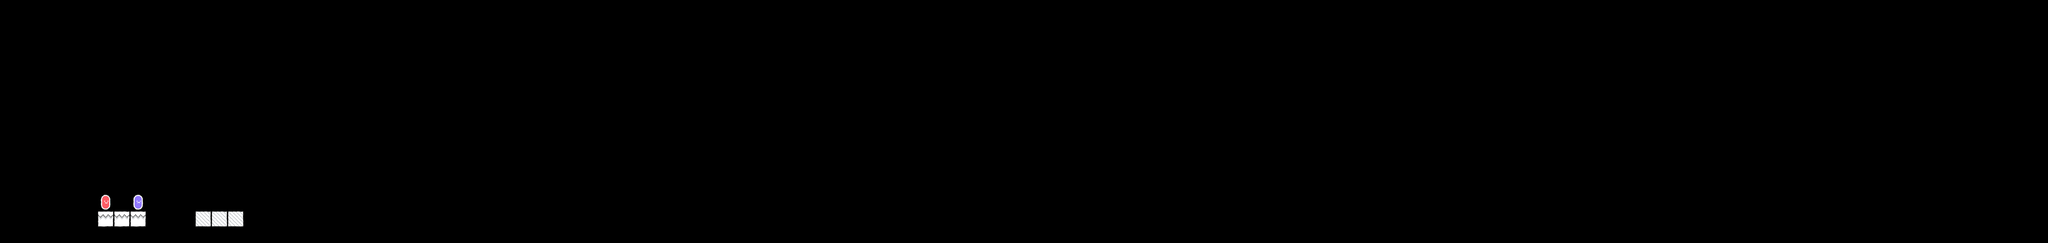

A level layout from a 2D game, rendered from its tile map. Below: a short description, then the map file with tile-grid data replaced by summaries:
An orthogonal 126x15 tile map with 64x64 px tiles, 2 tile layers (BackgroundTiles, ColliderTiles), 2 hidden layers not drawn.

<map version="1.5" tiledversion="1.7.2" orientation="orthogonal" renderorder="right-down" width="126" height="15" tilewidth="64" tileheight="64" infinite="0" nextlayerid="7" nextobjectid="1">
 <editorsettings>
  <export target="../../Multiplayer/MDPD_tiled_multiplayer.csv" format="csv" />
 </editorsettings>
 <tileset firstgid="1" source="Scribble_own.tsx" />
 <group id="2" name="MultiplayerMap_1" visible="0">
  <layer id="3" name="ColliderTiles" width="126" height="15">
   <data>[1890 cells, 324 non-empty, 13 distinct tile ids]</data>
  </layer>
  <layer id="1" name="BackgroundTiles" width="126" height="15">
   <data>[1890 cells, 72 non-empty, 5 distinct tile ids]</data>
  </layer>
 </group>
 <group id="4" name="Test">
  <layer id="6" name="BackgroundTiles" width="126" height="15">
   <data>[1890 cells, 0 non-empty, 0 distinct tile ids]</data>
  </layer>
  <layer id="5" name="ColliderTiles" width="126" height="15">
   <data>[1890 cells, 8 non-empty, 4 distinct tile ids]</data>
  </layer>
 </group>
</map>
